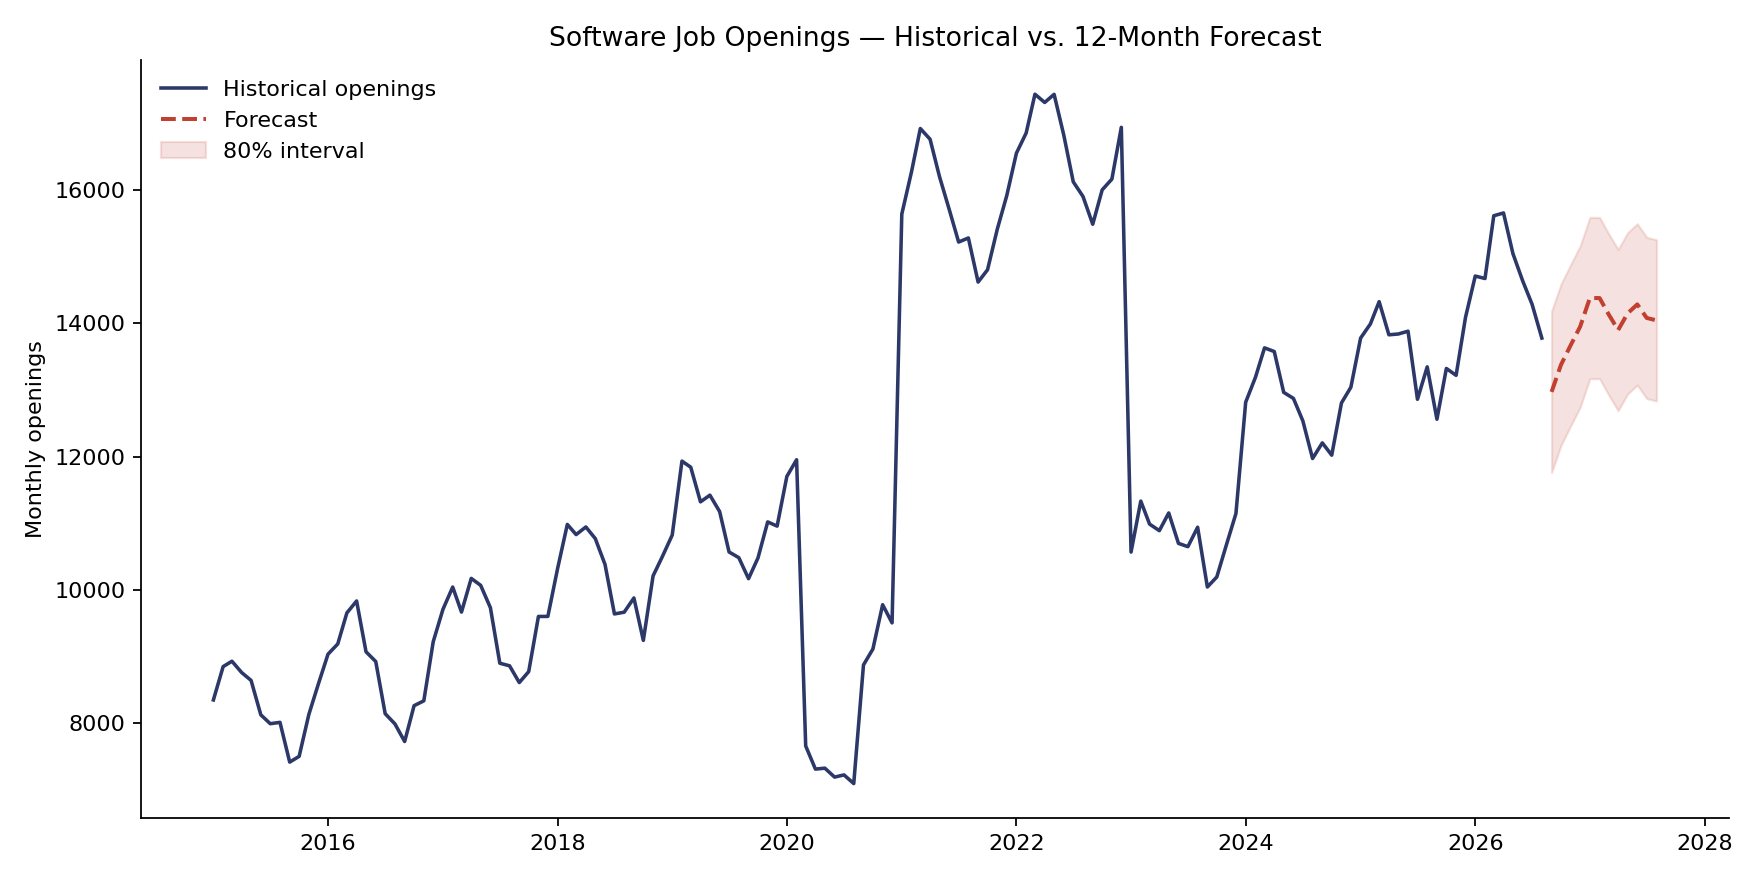

The Python source for this figure:
"""
Software Job Openings Forecaster
---------------------------------
Predicts monthly software job openings using a Gradient Boosting model
trained on lagged and seasonal features.

This prototype ships with synthetic-but-realistic historical data so it
runs end to end with zero setup. Swap in real data by replacing
`build_historical_data()` with a CSV loader — see the README for the
exact format expected.
"""

import numpy as np
import pandas as pd
from sklearn.ensemble import GradientBoostingRegressor
from sklearn.metrics import mean_absolute_error, mean_absolute_percentage_error
import matplotlib
matplotlib.use("Agg")
import matplotlib.pyplot as plt


# ---------------------------------------------------------------------------
# 1. Data
# ---------------------------------------------------------------------------

def build_historical_data(start="2015-01-01", end="2026-08-01", seed=7):
    """
    Generates monthly synthetic software job-opening counts with:
      - a long-run upward trend
      - yearly seasonality (hiring pushes in Jan/Sep, dips in Jul/Dec)
      - a 2020 pandemic shock
      - the 2022-2023 tech hiring boom-then-correction
      - random noise

    Replace this function with a real loader, e.g.:
        df = pd.read_csv("job_openings.csv", parse_dates=["month"])
    The rest of the pipeline only needs two columns: 'month', 'openings'.
    """
    rng = np.random.default_rng(seed)
    months = pd.date_range(start=start, end=end, freq="MS")
    n = len(months)

    month_nums = np.asarray(months.month)

    t = np.arange(n)
    trend = 8000 + 55 * t                      # steady long-run growth
    seasonality = 900 * np.sin(2 * np.pi * (month_nums - 1) / 12 + 0.4)

    values = np.asarray(trend + seasonality, dtype=float)

    for i, m in enumerate(months):
        # 2020 pandemic dip
        if m.year == 2020 and 3 <= m.month <= 8:
            values[i] *= 0.62
        elif m.year == 2020 and m.month > 8:
            values[i] *= 0.85
        # 2021-2022 tech hiring boom
        if 2021 <= m.year <= 2022:
            values[i] *= 1.28
        # 2023 correction / layoffs
        if m.year == 2023:
            values[i] *= 0.80
        # 2024-2026 gradual, AI-driven partial rebound
        if m.year >= 2024:
            recovery = min(0.18, 0.02 * (m.year - 2023))
            values[i] *= (0.88 + recovery)

    noise = rng.normal(0, 260, n)
    values = np.clip(values + noise, 500, None).round().astype(int)

    return pd.DataFrame({"month": months, "openings": values})


# ---------------------------------------------------------------------------
# 2. Feature engineering
# ---------------------------------------------------------------------------

def make_features(df):
    df = df.copy()
    df["month_num"] = df["month"].dt.month
    df["time_idx"] = np.arange(len(df))
    df["month_sin"] = np.sin(2 * np.pi * df["month_num"] / 12)
    df["month_cos"] = np.cos(2 * np.pi * df["month_num"] / 12)

    for lag in (1, 3, 6, 12):
        df[f"lag_{lag}"] = df["openings"].shift(lag)

    df["roll_mean_3"] = df["openings"].shift(1).rolling(3).mean()
    df["roll_mean_6"] = df["openings"].shift(1).rolling(6).mean()

    return df


FEATURE_COLS = [
    "time_idx", "month_sin", "month_cos",
    "lag_1", "lag_3", "lag_6", "lag_12",
    "roll_mean_3", "roll_mean_6",
]


# ---------------------------------------------------------------------------
# 3. Train + evaluate (holdout = last 12 months)
# ---------------------------------------------------------------------------

def train_and_evaluate(df_feat):
    df_model = df_feat.dropna().reset_index(drop=True)

    holdout = 12
    train = df_model.iloc[:-holdout]
    test = df_model.iloc[-holdout:]

    model = GradientBoostingRegressor(
        n_estimators=300,
        max_depth=3,
        learning_rate=0.05,
        subsample=0.8,
        random_state=42,
    )
    model.fit(train[FEATURE_COLS], train["openings"])

    preds = model.predict(test[FEATURE_COLS])
    mae = mean_absolute_error(test["openings"], preds)
    mape = mean_absolute_percentage_error(test["openings"], preds) * 100

    print(f"Holdout evaluation (last {holdout} months):")
    print(f"  MAE:  {mae:,.0f} openings")
    print(f"  MAPE: {mape:.1f}%")

    # refit on all available data for the actual forecast
    final_model = GradientBoostingRegressor(
        n_estimators=300,
        max_depth=3,
        learning_rate=0.05,
        subsample=0.8,
        random_state=42,
    )
    final_model.fit(df_model[FEATURE_COLS], df_model["openings"])

    residual_std = np.std(test["openings"].values - preds)

    return final_model, mae, mape, residual_std


# ---------------------------------------------------------------------------
# 4. Forecast forward (recursive: each prediction feeds the next month's lags)
# ---------------------------------------------------------------------------

def forecast_forward(model, df_raw, periods=12, residual_std=0.0):
    history = df_raw.copy()
    forecasts = []

    for step in range(periods):
        feat_hist = make_features(history)
        last_row = feat_hist.iloc[[-1]]

        next_month = history["month"].iloc[-1] + pd.DateOffset(months=1)
        next_time_idx = last_row["time_idx"].values[0] + 1
        next_month_num = next_month.month

        row = pd.DataFrame({
            "time_idx": [next_time_idx],
            "month_sin": [np.sin(2 * np.pi * next_month_num / 12)],
            "month_cos": [np.cos(2 * np.pi * next_month_num / 12)],
            "lag_1": [history["openings"].iloc[-1]],
            "lag_3": [history["openings"].iloc[-3]],
            "lag_6": [history["openings"].iloc[-6]],
            "lag_12": [history["openings"].iloc[-12]],
            "roll_mean_3": [history["openings"].iloc[-3:].mean()],
            "roll_mean_6": [history["openings"].iloc[-6:].mean()],
        })

        pred = float(model.predict(row[FEATURE_COLS])[0])
        forecasts.append({"month": next_month, "openings": pred})

        history = pd.concat(
            [history, pd.DataFrame({"month": [next_month], "openings": [pred]})],
            ignore_index=True,
        )

    fc = pd.DataFrame(forecasts)
    fc["lower_80"] = fc["openings"] - 1.28 * residual_std
    fc["upper_80"] = fc["openings"] + 1.28 * residual_std
    return fc


# ---------------------------------------------------------------------------
# 5. Plot + save
# ---------------------------------------------------------------------------

def plot_and_save(df_hist, df_fc, out_png):
    fig, ax = plt.subplots(figsize=(11, 5.5))

    ax.plot(df_hist["month"], df_hist["openings"], color="#2C3868",
            linewidth=1.6, label="Historical openings")
    ax.plot(df_fc["month"], df_fc["openings"], color="#C1402F",
            linewidth=1.8, linestyle="--", label="Forecast")
    ax.fill_between(df_fc["month"], df_fc["lower_80"], df_fc["upper_80"],
                     color="#C1402F", alpha=0.15, label="80% interval")

    ax.set_title("Software Job Openings — Historical vs. 12-Month Forecast")
    ax.set_ylabel("Monthly openings")
    ax.legend(loc="upper left", frameon=False)
    ax.spines["top"].set_visible(False)
    ax.spines["right"].set_visible(False)
    fig.tight_layout()
    fig.savefig(out_png, dpi=160)
    print(f"Saved chart to {out_png}")


# ---------------------------------------------------------------------------
# Main
# ---------------------------------------------------------------------------

def main():
    df_raw = build_historical_data()
    df_feat = make_features(df_raw)

    model, mae, mape, residual_std = train_and_evaluate(df_feat)
    df_fc = forecast_forward(model, df_raw, periods=12, residual_std=residual_std)

    print("\nNext 12 months forecast:")
    print(df_fc[["month", "openings", "lower_80", "upper_80"]]
          .assign(month=lambda d: d["month"].dt.strftime("%Y-%m"))
          .round(0)
          .to_string(index=False))

    df_fc.to_csv("/mnt/user-data/outputs/job_openings_forecast.csv", index=False)
    df_raw.to_csv("/mnt/user-data/outputs/job_openings_history.csv", index=False)
    plot_and_save(df_raw, df_fc, "/mnt/user-data/outputs/job_openings_forecast.png")


if __name__ == "__main__":
    main()
